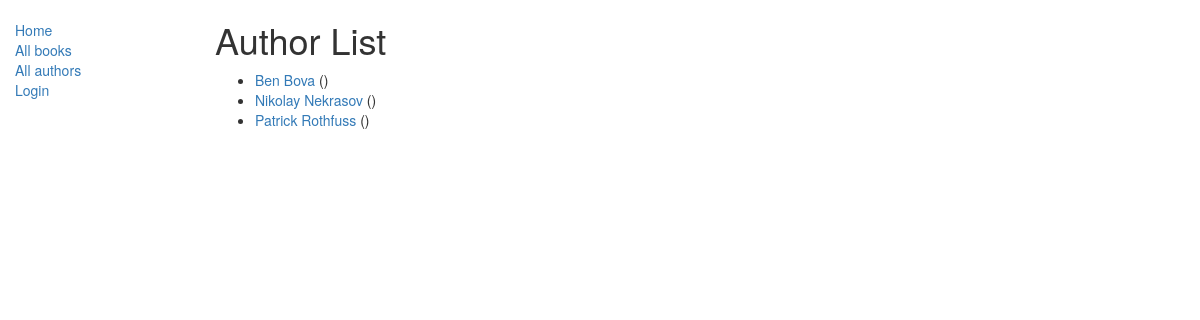
The app's page /catalog/authors/, older data.
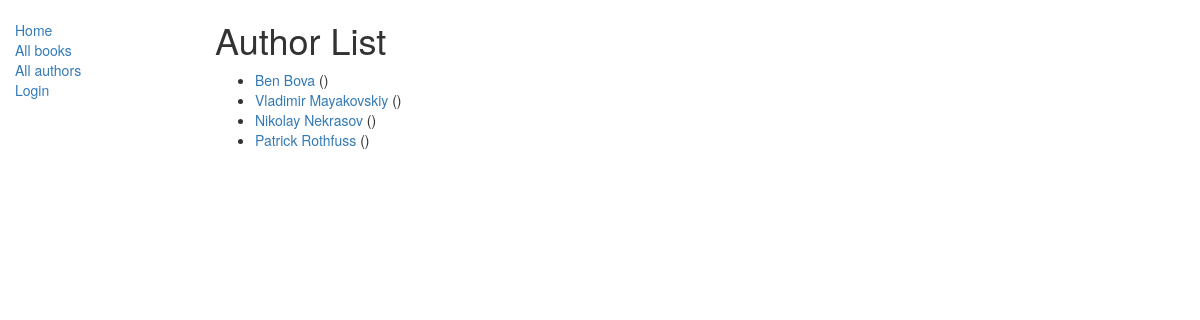
The same page, newer data.
### catalog/models.py (models this page shows, shortened)
class Author(models.Model):
    first_name = models.CharField(max_length=100)
    second_name = models.CharField(max_length=100)
    date_of_birth = models.DateField(null=True, blank=True)
    date_of_death = models.DateField('died', null=True, blank=True)
    class Meta:
        ordering = ['second_name', 'first_name']
    def get_absolute_url(self):
        return reverse('author_detail', args=[str(self.id)])

### catalog/views.py (the view)
# urls.py: path('authors/', view=views.AuthorsListView.as_view(), name='authors'),
class AuthorsListView(generic.ListView):
    model = Author
    paginate_by = 10
    context_object_name = 'author_list'
    template_name = 'catalog/author_list.html'

### catalog/templates/catalog/author_list.html
{% extends 'base_generic.html' %}
{% block content %}
    <h1>Author List</h1>
    {% if author_list %}
    <ul>
        {% for author in author_list %}
        <li>
            <a href="{{ author.get_absolute_url }}">{{ author.first_name }} {{author.second_name}}</a> ({{ author.author }})
        </li>
        {% endfor %}
    </ul>
    {% else %}
        <p>There are no books</p>
    {% endif %}
{% endblock content %}

Row changes from the older to the newer data that the page shows:
added Author: first_name "Vladimir", second_name "Mayakovskiy"
